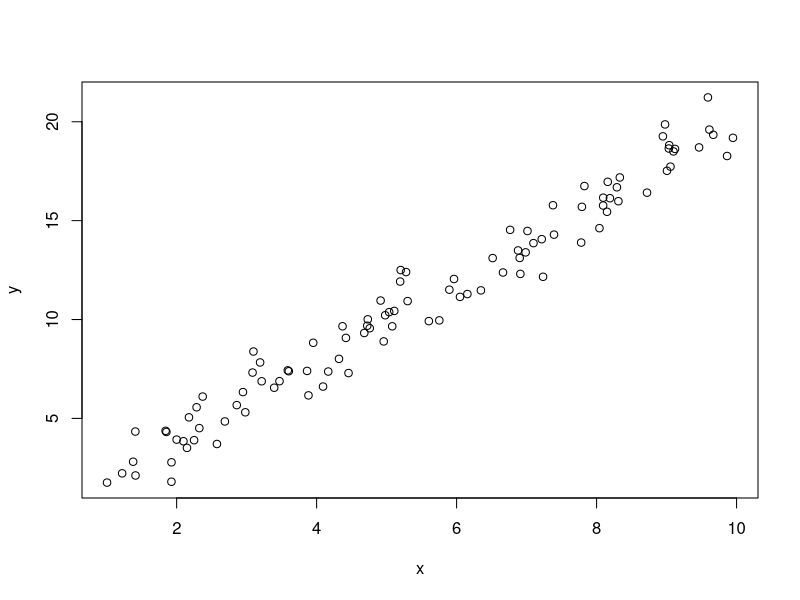
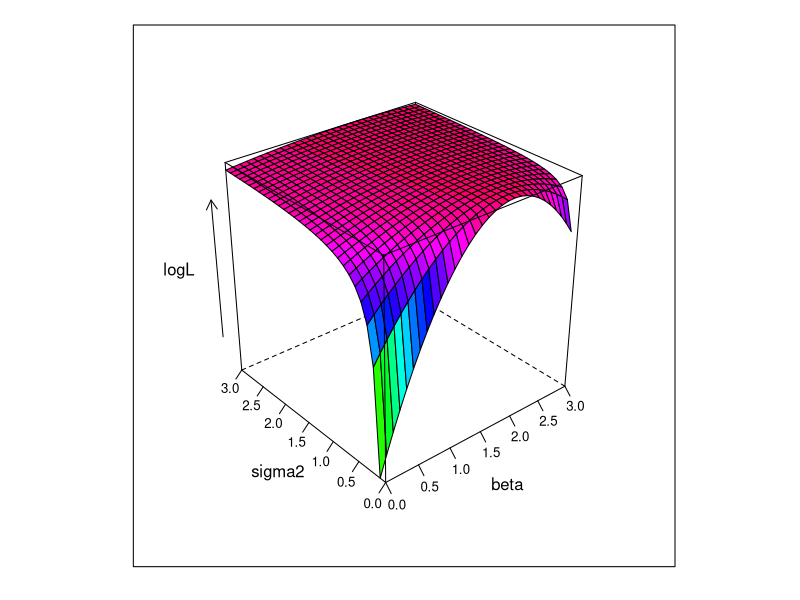

Reproduce these figures in R, in order.
# PART 1

# Input data
y <- c(4, 1, 10)
x <- c(1, -1, 3) 
exampledata <- data.frame(y,x)

# Fit the model
lm(y ~ x, data = exampledata)

# PART 2

# The true parameters
beta <- 2
sigma2 <- 1

# Generate dataset
set.seed(123)
data   <- data.frame(x = runif(100, 1, 10))
data$y <- beta*data$x + rnorm(100, 0, sigma2)
plot(data$x, data$y, xlab="x", ylab="y")

# Log-likelihood function
linear.lik <- function(theta, y, X){
  n      <- nrow(X)
  k      <- ncol(X)
  beta   <- theta[1:k]
  sigma2 <- theta[k+1]
  e      <- y - X%*%beta
  logl   <- -.5*n*log(2*pi) - .5*n*log(sigma2) - ((t(e) %*% e) / (2*sigma2))
  return(-logl)
}

# Plot of log-likelihood function for different values of beta and sigma2
surface <- list()
k <- 0
for(beta in seq(0, 3, 0.1)){
  for(sigma2 in seq(0, 3, 0.1)){
    k <- k + 1
    logL <- linear.lik(theta = c(0, beta, sigma2), y = data$y, X = cbind(1, data$x))
    surface[[k]] <- data.frame(beta = beta, sigma2 = sigma2, logL = -logL)
  }
}
surface <- do.call(rbind, surface)
library(lattice)
wireframe(logL ~ beta*sigma2,
          surface,
          colorkey=FALSE,
          drape=TRUE,
          scales = list(arrows = FALSE, z = list(arrows=TRUE)),
          col.regions = rainbow(100, s = 1, v = 1, start = 0, end = max(1,100 - 1)/100, alpha = 1))

# Find maximization points
linear.MLE <- nlm(f=linear.lik, p=c(1,1,1), hessian=TRUE, y=data$y, X=cbind(1, data$x))
linear.MLE$estimate
## [1] 0.001049617 1.990013519 0.920734469

summary(lm(y ~ x, data))
